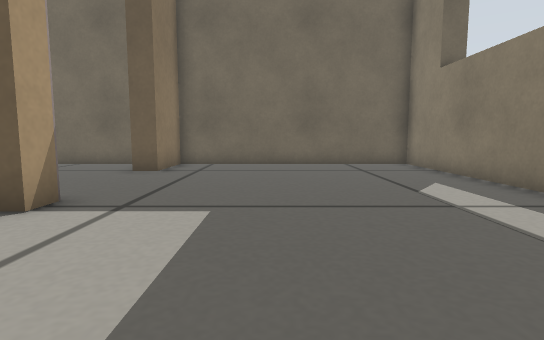
View 1 (above)

12 first-person views from a walk through a Gazebo world. The camera is 0.21 m above the floor, tilts 6° down and sees 80° across. The floor is counted in squares, 0.2 m on a side. Each view is taken from the middle of a square. On the plan, view 1 faces up. The plan holds only what a view shows up to about 13 squares ahead; the rest is blank. Simple patterns stand in for the simulator's built-in surfaces.

View 2
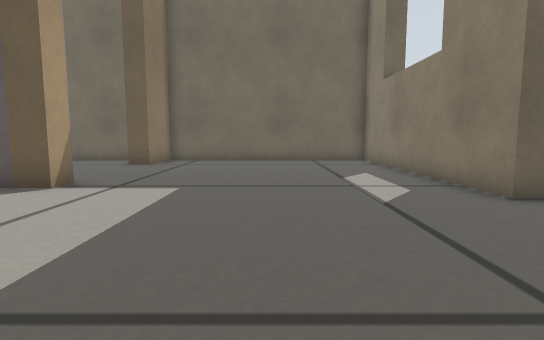

View 3
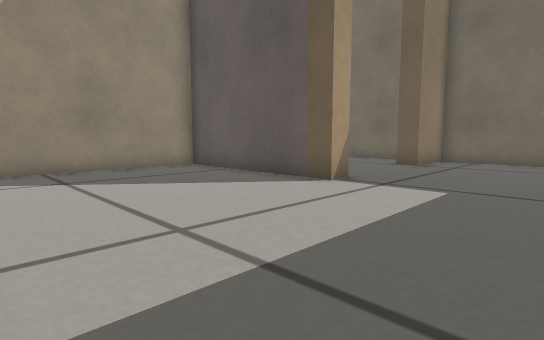

View 4
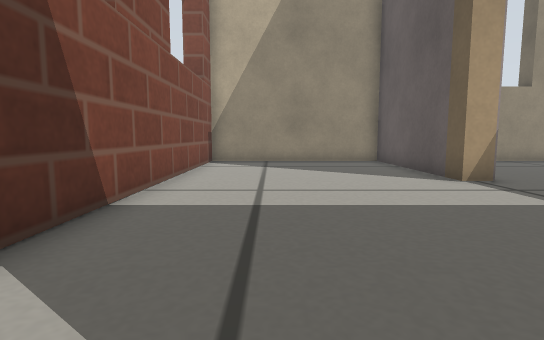

View 5
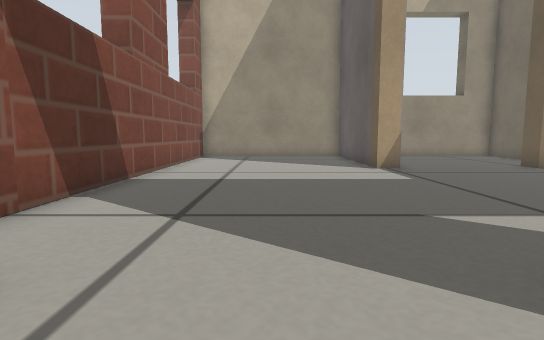

View 6
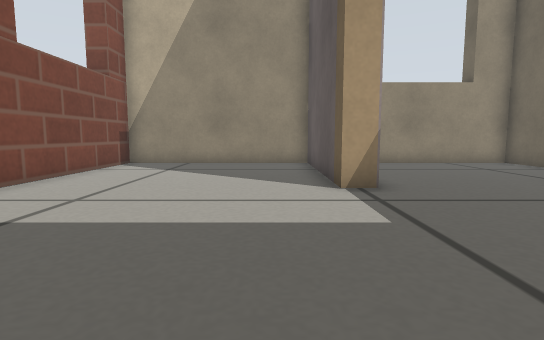

View 7
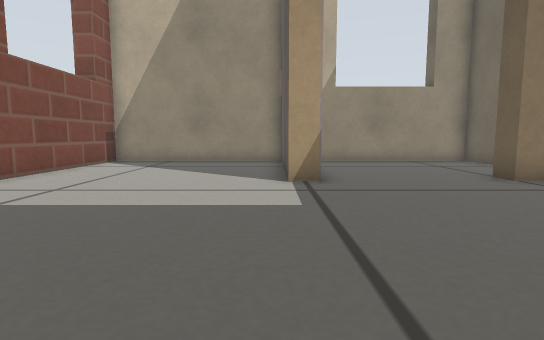

View 8
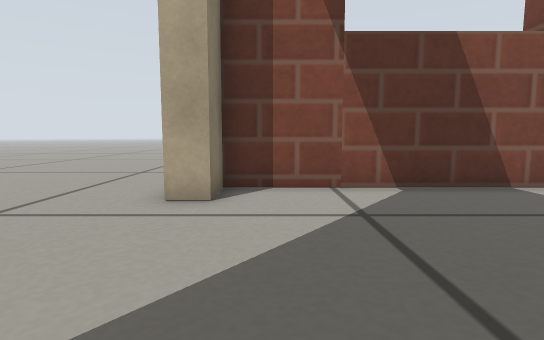

View 9
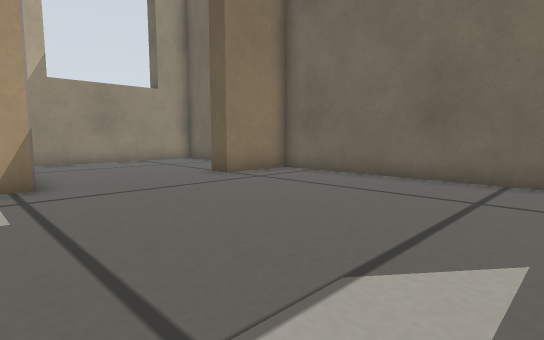

View 10
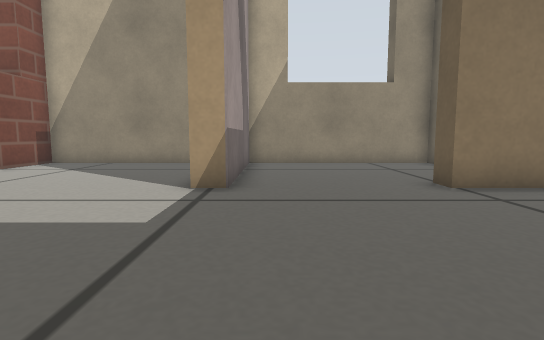

View 11
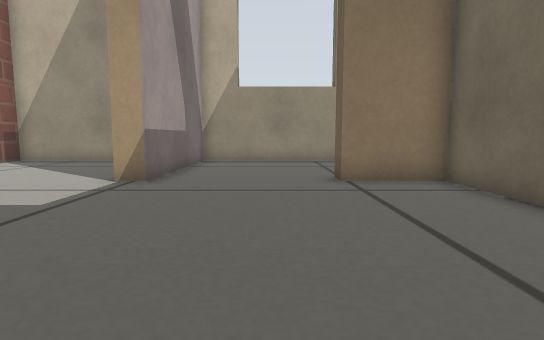

View 12
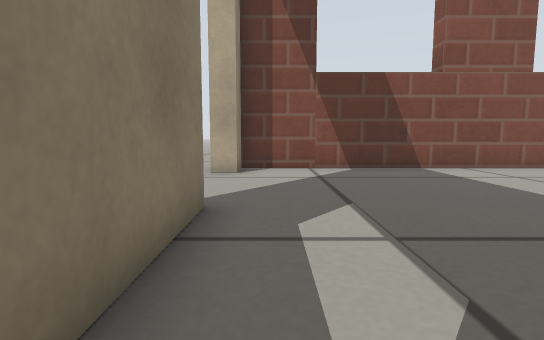

### Floor plan
Ten units are one square. View 1 is at (0, 0); x grows to the right and y downward. Boxes are objects, and circles mark ways between rooms. Rooms are numbered by the first view taken in them; rooms with no view inside come last. Other rooms are left out.
<svg viewBox="-100 -125 175 155">
<path fill="none" stroke="#000" d="M-34 -51 -34 -44 -95 -44 -95 25 50 25 50 12M50 -33 50 -120 -34 -120 -34 -96 -42 -96M50 12 58 12M-51 -120 -95 -120 -95 -51 -34 -51"/>
<circle cx="54" cy="-10" r="3" fill="#2a7"/>
<circle cx="-40" cy="-70" r="3" fill="#2a7"/>
<text x="-10" y="-40">1</text>
<text x="70" y="0">2</text>
<text x="-70" y="-90">3</text>
</svg>
Room 1 opens to room 2. Room 1 opens to room 3.

Where each view was taken, in squares from view 1:
view 1: 0 up, 0 right, facing up
view 2: 2 down, 1 right, facing up
view 3: 2 down, 1 right, facing up-left
view 4: 0 up, 4 right, facing left
view 5: 1 up, 7 right, facing left
view 6: 3 up, 3 right, facing left
view 7: 4 up, 4 right, facing left
view 8: 4 up, 4 right, facing down
view 9: 4 up, 4 right, facing up-left
view 10: 6 up, 3 right, facing left
view 11: 8 up, 4 right, facing left
view 12: 8 up, 4 right, facing down
